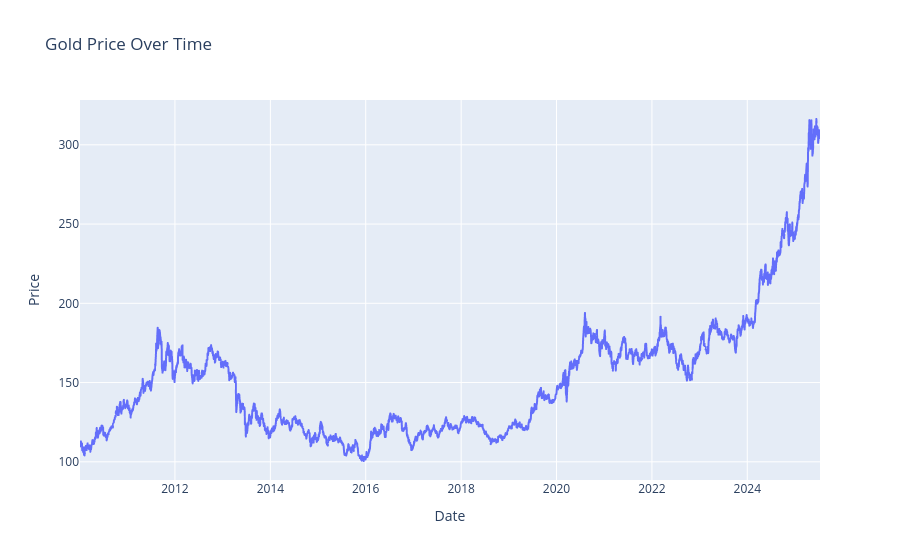
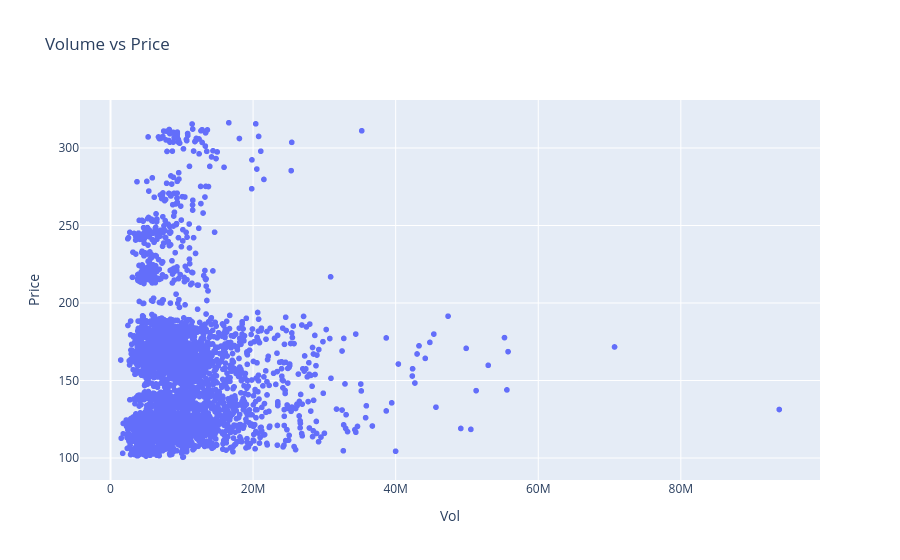
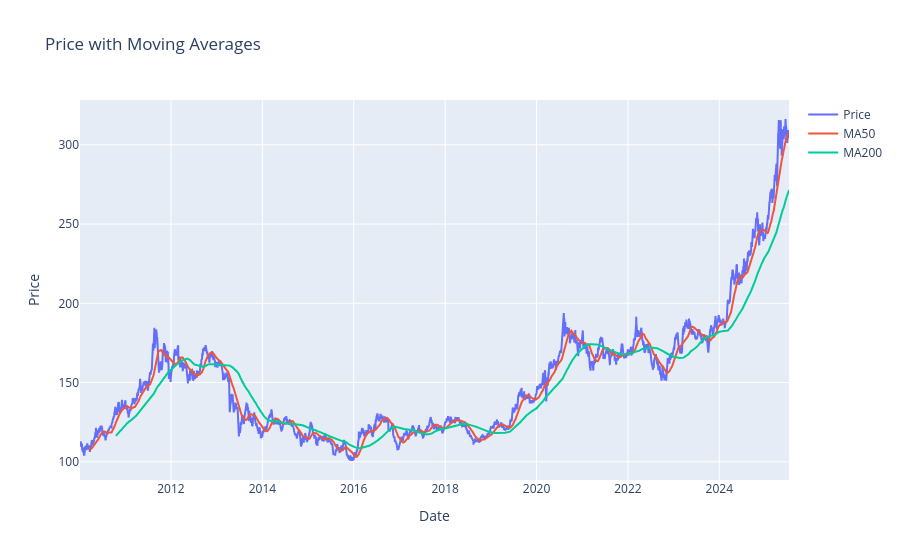

The notebook cell these images were saved under, in order:
### Markdown cell above
EXPLORATORY DATA ANALYSIS (EDA)

### Code cell
df['Date'] = pd.to_datetime(df['Date'], format='%d-%m-%Y')

print(df.describe())

fig = px.line(df, x='Date', y='Price', title='Gold Price Over Time')
fig.show()

plt.figure(figsize=(10, 6))
sns.heatmap(df.corr(), annot=True, cmap='coolwarm')
plt.title("Correlation Matrix")
plt.show()

fig = px.scatter(df, x='Vol', y='Price', title='Volume vs Price')
fig.show()

df['MA50'] = df['Price'].rolling(window=50).mean()
df['MA200'] = df['Price'].rolling(window=200).mean()

fig = go.Figure()
fig.add_trace(go.Scatter(x=df['Date'], y=df['Price'], mode='lines', name='Price'))
fig.add_trace(go.Scatter(x=df['Date'], y=df['MA50'], mode='lines', name='MA50'))
fig.add_trace(go.Scatter(x=df['Date'], y=df['MA200'], mode='lines', name='MA200'))
fig.update_layout(title='Price with Moving Averages', xaxis_title='Date', yaxis_title='Price')
fig.show()

### Figure 1 — Plotly figure (JSON) as saved in the notebook; plotly's stock layout.template omitted (floating-point values rounded to 4 significant figures; data arrays with more than 128 entries replaced by an {"elided": "..."} marker saying what was removed)
{"data": [{"hovertemplate": "Date=%{x}<br>Price=%{y}<extra></extra>", "legendgroup": "", "line": {"color": "#636efa", "dash": "solid"}, "marker": {"symbol": "circle"}, "mode": "lines", "name": "", "showlegend": false, "type": "scattergl", "x": {"elided": "3904 str values"}, "xaxis": "x", "y": {"elided": "3904 float values"}, "yaxis": "y"}], "layout": {"legend": {"tracegroupgap": 0}, "title": {"text": "Gold Price Over Time"}, "xaxis": {"anchor": "y", "domain": [0, 1], "title": {"text": "Date"}}, "yaxis": {"anchor": "x", "domain": [0, 1], "title": {"text": "Price"}}}}

### Figure 2 — Plotly figure (JSON) as saved in the notebook; plotly's stock layout.template omitted (floating-point values rounded to 4 significant figures; data arrays with more than 128 entries replaced by an {"elided": "..."} marker saying what was removed)
{"data": [{"hovertemplate": "Vol=%{x}<br>Price=%{y}<extra></extra>", "legendgroup": "", "marker": {"color": "#636efa", "symbol": "circle"}, "mode": "markers", "name": "", "showlegend": false, "type": "scattergl", "x": {"elided": "3904 int values"}, "xaxis": "x", "y": {"elided": "3904 float values"}, "yaxis": "y"}], "layout": {"legend": {"tracegroupgap": 0}, "title": {"text": "Volume vs Price"}, "xaxis": {"anchor": "y", "domain": [0, 1], "title": {"text": "Vol"}}, "yaxis": {"anchor": "x", "domain": [0, 1], "title": {"text": "Price"}}}}

### Figure 3 — Plotly figure (JSON) as saved in the notebook; plotly's stock layout.template omitted (floating-point values rounded to 4 significant figures; data arrays with more than 128 entries replaced by an {"elided": "..."} marker saying what was removed)
{"data": [{"mode": "lines", "name": "Price", "type": "scatter", "x": {"elided": "3904 str values"}, "y": {"elided": "3904 float values"}}, {"mode": "lines", "name": "MA50", "type": "scatter", "x": {"elided": "3904 str values"}, "y": {"elided": "3904 float values"}}, {"mode": "lines", "name": "MA200", "type": "scatter", "x": {"elided": "3904 str values"}, "y": {"elided": "3904 float values"}}], "layout": {"title": {"text": "Price with Moving Averages"}, "xaxis": {"title": {"text": "Date"}}, "yaxis": {"title": {"text": "Price"}}}}
